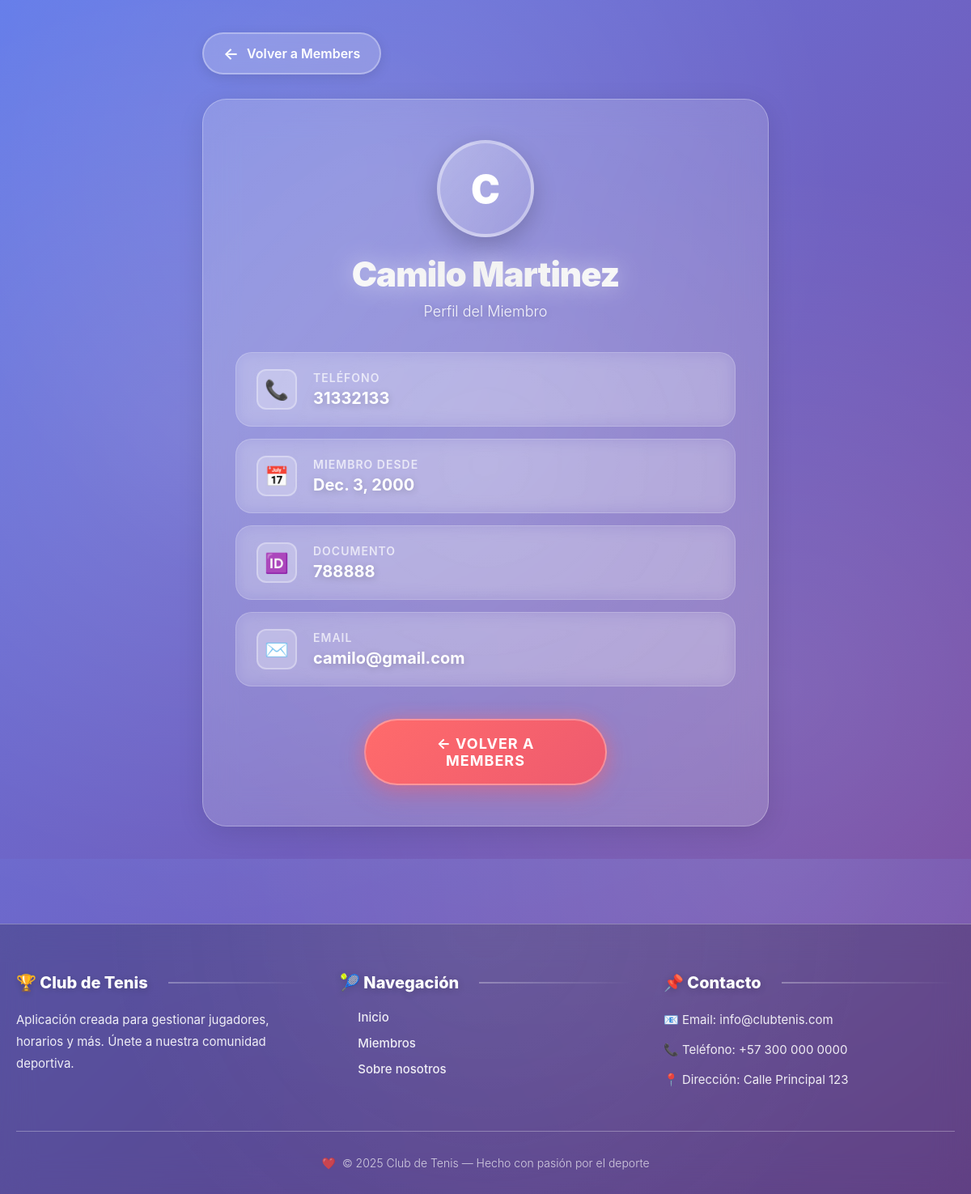
Page /members/details/12 on the committed database.
### members/models.py (models this page shows)
class Member(models.Model):
  Documento=models.IntegerField(null=True)
  firstname = models.CharField(max_length=255)
  lastname = models.CharField(max_length=255)
  phone = models.IntegerField(null=True)
  joined_date = models.DateField(null=True)
  email =models.EmailField(null=True)

### members/views.py (the view)
# urls.py: path('members/details/<int:id>', views.details, name='details'),
def details(request, id):
  mymember = Member.objects.get(id=id)
  template = loader.get_template('details.html')
  context = {
    'mymember': mymember,
  }
  return HttpResponse(template.render(context, request))

### members/templates/details.html (shortened to what this page needs)
{% extends "master.html" %}
{% block content %}
<div class="profile-section">
  <div class="profile-container">
    <a href="/members" class="back-button">Volver a Members</a>
    <div class="profile-card">
      <div class="profile-header">
        <div class="profile-avatar">
          {{ mymember.firstname|first|upper }}
        </div>
        <h1 class="profile-name">{{ mymember.firstname }} {{ mymember.lastname }}</h1>
        <p class="profile-subtitle">Perfil del Miembro</p>
      </div>
      <div class="profile-info">
        <div class="info-item">
          <div class="info-icon">📞</div>
          <div class="info-content">
            <div class="info-label">Teléfono</div>
            <div class="info-value">{{ mymember.phone }}</div>
          </div>
        </div>
        <div class="info-item">
          <div class="info-icon">📅</div>
          <div class="info-content">
            <div class="info-label">Miembro desde</div>
            <div class="info-value">{{ mymember.joined_date }}</div>
          </div>
        </div>
        <div class="info-item">
          <div class="info-icon">🆔</div>
          <div class="info-content">
            <div class="info-label">Documento</div>
            <div class="info-value">{{ mymember.Documento }}</div>
          </div>
        </div>
        <div class="info-item">
          <div class="info-icon">✉️</div>
          <div class="info-content">
            <div class="info-label">Email</div>
            <div class="info-value">{{ mymember.email }}</div>
          </div>
        </div>
      </div>
      <a href="/members" class="action-button">
        <span>← Volver a Members</span>
      </a>
    </div>
  </div>
</div>
{% endblock %}

### members/templates/master.html (style rules this page uses)
* { margin: 0; padding: 0; box-sizing: border-box; }
:root { --primary-gradient: linear-gradient(135deg, #667eea 0%, #764ba2 25%, #f093fb 50%, #4facfe 75%, #00f2fe 100%); --glass-bg: rgba(255, 255, 255, 0.15); --glass-border: rgba(255, 255, 255, 0.3); --text-primary: #ffffff; --text-secondary: rgba(255, 255, 255, 0.9); --accent-color: #ff6b6b; --shadow-sm: 0 4px 15px rgba(0, 0, 0, 0.1); --shadow-md: 0 8px 32px rgba(0, 0, 0, 0.1); --shadow-lg: 0 15px 40px rgba(0, 0, 0, 0.2); }
body { font-family: -apple-system, BlinkMacSystemFont, 'Segoe UI', 'Roboto', 'Oxygen', 'Ubuntu', 'Cantarell', 'Fira Sans', 'Droid Sans', 'Helvetica Neue', sans-serif; -webkit-font-smoothing: antialiased; -moz-osx-font-smoothing: grayscale; margin: 0; padding: 0; min-height: 100vh; position: relative; overflow-x: hidden; }
body::before { content: ''; position: fixed; top: 0; left: 0; width: 100%; height: 100%; background: var(--primary-gradient); background-size: 400% 400%; animation: gradientShift 20s ease infinite; z-index: -2; pointer-events: none; }
body::after { content: ''; position: fixed; top: 0; left: 0; width: 100%; height: 100%; background-image: radial-gradient(circle at 20% 30%, rgba(255, 255, 255, 0.1) 0%, transparent 50%), radial-gradient(circle at 80% 70%, rgba(255, 255, 255, 0.1) 0%, transparent 50%), radial-gradient(circle at 50% 50%, rgba(255, 255, 255, 0.05) 0%, transparent 70%); z-index: -1; pointer-events: none; animation: patternMove 25s ease-in-out infinite; }

### rows in the picture
Member: firstname|first "C", firstname "Camilo", lastname "Martinez", phone "31332133", joined_date "Dec. 3, 2000", Documento "788888", email "camilo@gmail.com"
